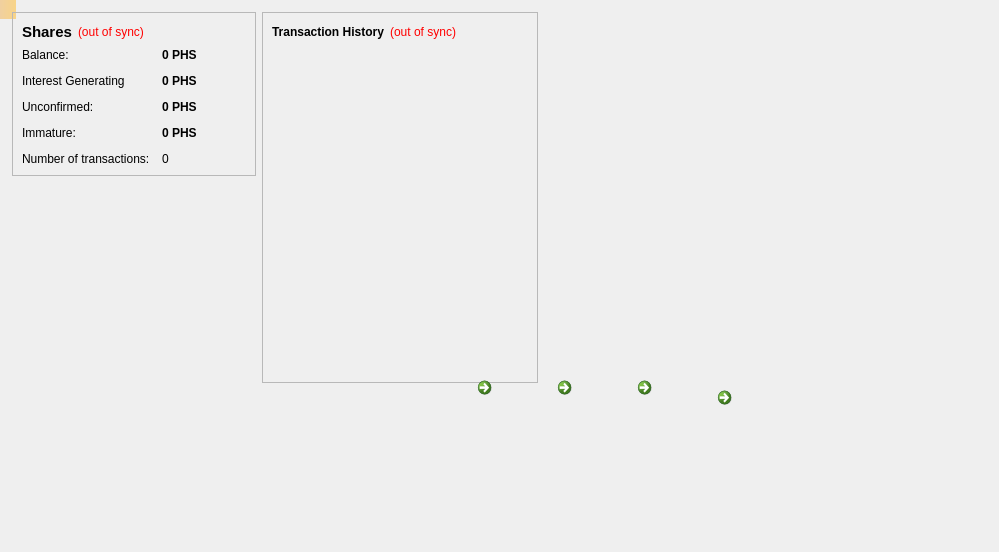
<?xml version="1.0" encoding="UTF-8"?>
<ui version="4.0">
 <class>OverviewPage</class>
 <widget class="QWidget" name="OverviewPage">
  <property name="geometry">
   <rect>
    <x>0</x>
    <y>0</y>
    <width>999</width>
    <height>552</height>
   </rect>
  </property>
  <property name="windowTitle">
   <string>Form</string>
  </property>
  <widget class="QLabel" name="labelAlerts">
   <property name="geometry">
    <rect>
     <x>0</x>
     <y>0</y>
     <width>16</width>
     <height>19</height>
    </rect>
   </property>
   <property name="visible">
    <bool>false</bool>
   </property>
   <property name="styleSheet">
    <string notr="true">background-color: qlineargradient(x1: 0, y1: 0, x2: 1, y2: 0, stop:0 #F0D0A0, stop:1 #F8D488); color:#000000;</string>
   </property>
   <property name="wordWrap">
    <bool>true</bool>
   </property>
   <property name="margin">
    <number>3</number>
   </property>
  </widget>
  <widget class="QCommandLinkButton" name="commandLinkButton">
   <property name="geometry">
    <rect>
     <x>710</x>
     <y>380</y>
     <width>121</width>
     <height>61</height>
    </rect>
   </property>
   <property name="text">
    <string/>
   </property>
   <property name="icon">
    <iconset resource="../bitcoin.qrc">
     <normaloff>:/icons/ccex</normaloff>:/icons/ccex</iconset>
   </property>
   <property name="iconSize">
    <size>
     <width>256</width>
     <height>128</height>
    </size>
   </property>
  </widget>
  <widget class="QWidget" name="layoutWidget">
   <property name="geometry">
    <rect>
     <x>12</x>
     <y>12</y>
     <width>526</width>
     <height>371</height>
    </rect>
   </property>
   <layout class="QGridLayout" name="gridLayout_2">
    <item row="0" column="0">
     <layout class="QVBoxLayout" name="verticalLayout_2">
      <item>
       <widget class="QFrame" name="frame">
        <property name="frameShape">
         <enum>QFrame::StyledPanel</enum>
        </property>
        <property name="frameShadow">
         <enum>QFrame::Raised</enum>
        </property>
        <layout class="QVBoxLayout" name="verticalLayout_4">
         <item>
          <layout class="QHBoxLayout" name="horizontalLayout_4">
           <item>
            <widget class="QLabel" name="label_5">
             <property name="font">
              <font>
               <pointsize>11</pointsize>
               <weight>75</weight>
               <bold>true</bold>
              </font>
             </property>
             <property name="text">
              <string>Shares</string>
             </property>
            </widget>
           </item>
           <item>
            <widget class="QLabel" name="labelWalletStatus">
             <property name="toolTip">
              <string>The displayed information may be out of date. Your wallet automatically synchronizes with the CCIShare network after a connection is established, but this process has not completed yet.</string>
             </property>
             <property name="styleSheet">
              <string notr="true">QLabel { color: red; }</string>
             </property>
             <property name="text">
              <string notr="true">(out of sync)</string>
             </property>
             <property name="alignment">
              <set>Qt::AlignLeading|Qt::AlignLeft|Qt::AlignVCenter</set>
             </property>
            </widget>
           </item>
           <item>
            <spacer name="horizontalSpacer_2">
             <property name="orientation">
              <enum>Qt::Horizontal</enum>
             </property>
             <property name="sizeHint" stdset="0">
              <size>
               <width>40</width>
               <height>20</height>
              </size>
             </property>
            </spacer>
           </item>
          </layout>
         </item>
         <item>
          <layout class="QFormLayout" name="formLayout_2">
           <property name="fieldGrowthPolicy">
            <enum>QFormLayout::AllNonFixedFieldsGrow</enum>
           </property>
           <property name="horizontalSpacing">
            <number>12</number>
           </property>
           <property name="verticalSpacing">
            <number>12</number>
           </property>
           <item row="0" column="0">
            <widget class="QLabel" name="label">
             <property name="text">
              <string>Balance:</string>
             </property>
            </widget>
           </item>
           <item row="0" column="1">
            <widget class="QLabel" name="labelBalance">
             <property name="font">
              <font>
               <weight>75</weight>
               <bold>true</bold>
              </font>
             </property>
             <property name="cursor">
              <cursorShape>IBeamCursor</cursorShape>
             </property>
             <property name="toolTip">
              <string>Your current balance</string>
             </property>
             <property name="text">
              <string notr="true">0 PHS</string>
             </property>
             <property name="textInteractionFlags">
              <set>Qt::LinksAccessibleByMouse|Qt::TextSelectableByKeyboard|Qt::TextSelectableByMouse</set>
             </property>
            </widget>
           </item>
           <item row="1" column="0">
            <widget class="QLabel" name="label_6">
             <property name="text">
              <string>Interest Generating</string>
             </property>
            </widget>
           </item>
           <item row="1" column="1">
            <widget class="QLabel" name="labelStake">
             <property name="font">
              <font>
               <weight>75</weight>
               <bold>true</bold>
              </font>
             </property>
             <property name="cursor">
              <cursorShape>IBeamCursor</cursorShape>
             </property>
             <property name="toolTip">
              <string>Total of coins that was staked, and do not yet count toward the current balance</string>
             </property>
             <property name="text">
              <string notr="true">0 PHS</string>
             </property>
             <property name="textInteractionFlags">
              <set>Qt::LinksAccessibleByMouse|Qt::TextSelectableByKeyboard|Qt::TextSelectableByMouse</set>
             </property>
            </widget>
           </item>
           <item row="2" column="0">
            <widget class="QLabel" name="label_3">
             <property name="text">
              <string>Unconfirmed:</string>
             </property>
            </widget>
           </item>
           <item row="2" column="1">
            <widget class="QLabel" name="labelUnconfirmed">
             <property name="font">
              <font>
               <weight>75</weight>
               <bold>true</bold>
              </font>
             </property>
             <property name="cursor">
              <cursorShape>IBeamCursor</cursorShape>
             </property>
             <property name="toolTip">
              <string>Total of transactions that have yet to be confirmed, and do not yet count toward the current balance</string>
             </property>
             <property name="text">
              <string notr="true">0 PHS</string>
             </property>
             <property name="textInteractionFlags">
              <set>Qt::LinksAccessibleByMouse|Qt::TextSelectableByKeyboard|Qt::TextSelectableByMouse</set>
             </property>
            </widget>
           </item>
           <item row="4" column="0">
            <widget class="QLabel" name="label_2">
             <property name="text">
              <string>Number of transactions:</string>
             </property>
            </widget>
           </item>
           <item row="4" column="1">
            <widget class="QLabel" name="labelNumTransactions">
             <property name="toolTip">
              <string>Total number of transactions in wallet</string>
             </property>
             <property name="text">
              <string notr="true">0</string>
             </property>
            </widget>
           </item>
           <item row="3" column="0">
            <widget class="QLabel" name="labelImmatureText">
             <property name="text">
              <string>Immature:</string>
             </property>
            </widget>
           </item>
           <item row="3" column="1">
            <widget class="QLabel" name="labelImmature">
             <property name="font">
              <font>
               <weight>75</weight>
               <bold>true</bold>
              </font>
             </property>
             <property name="toolTip">
              <string>Mined balance that has not yet matured</string>
             </property>
             <property name="text">
              <string notr="true">0 PHS</string>
             </property>
             <property name="textInteractionFlags">
              <set>Qt::LinksAccessibleByMouse|Qt::TextSelectableByKeyboard|Qt::TextSelectableByMouse</set>
             </property>
            </widget>
           </item>
          </layout>
         </item>
        </layout>
       </widget>
      </item>
      <item>
       <widget class="QLabel" name="label_wallet_bgcoin">
        <property name="text">
         <string/>
        </property>
        <property name="pixmap">
         <pixmap resource="../bitcoin.qrc">:/icons/walletlogo</pixmap>
        </property>
        <property name="scaledContents">
         <bool>false</bool>
        </property>
        <property name="alignment">
         <set>Qt::AlignCenter</set>
        </property>
        <property name="margin">
         <number>-2</number>
        </property>
       </widget>
      </item>
      <item>
       <spacer name="verticalSpacer">
        <property name="orientation">
         <enum>Qt::Vertical</enum>
        </property>
        <property name="sizeHint" stdset="0">
         <size>
          <width>20</width>
          <height>40</height>
         </size>
        </property>
       </spacer>
      </item>
     </layout>
    </item>
    <item row="0" column="1">
     <widget class="QFrame" name="frame_2">
      <property name="frameShape">
       <enum>QFrame::StyledPanel</enum>
      </property>
      <property name="frameShadow">
       <enum>QFrame::Raised</enum>
      </property>
      <layout class="QFormLayout" name="formLayout">
       <item row="0" column="0">
        <layout class="QHBoxLayout" name="horizontalLayout_2">
         <item>
          <widget class="QLabel" name="label_4">
           <property name="text">
            <string>&lt;html&gt;&lt;head/&gt;&lt;body&gt;&lt;p&gt;&lt;span style=&quot; font-weight:600;&quot;&gt;Transaction History&lt;/span&gt;&lt;/p&gt;&lt;/body&gt;&lt;/html&gt;</string>
           </property>
          </widget>
         </item>
         <item>
          <widget class="QLabel" name="labelTransactionsStatus">
           <property name="toolTip">
            <string>The displayed information may be out of date. Your wallet automatically synchronizes with the CCIShare network after a connection is established, but this process has not completed yet.</string>
           </property>
           <property name="styleSheet">
            <string notr="true">QLabel { color: red; }</string>
           </property>
           <property name="text">
            <string notr="true">(out of sync)</string>
           </property>
           <property name="alignment">
            <set>Qt::AlignRight|Qt::AlignTrailing|Qt::AlignVCenter</set>
           </property>
          </widget>
         </item>
         <item>
          <spacer name="horizontalSpacer">
           <property name="orientation">
            <enum>Qt::Horizontal</enum>
           </property>
           <property name="sizeHint" stdset="0">
            <size>
             <width>40</width>
             <height>20</height>
            </size>
           </property>
          </spacer>
         </item>
        </layout>
       </item>
       <item row="1" column="0">
        <widget class="QListView" name="listTransactions">
         <property name="styleSheet">
          <string notr="true">QListView { background: transparent; }</string>
         </property>
         <property name="frameShape">
          <enum>QFrame::NoFrame</enum>
         </property>
         <property name="verticalScrollBarPolicy">
          <enum>Qt::ScrollBarAlwaysOff</enum>
         </property>
         <property name="horizontalScrollBarPolicy">
          <enum>Qt::ScrollBarAlwaysOff</enum>
         </property>
         <property name="selectionMode">
          <enum>QAbstractItemView::NoSelection</enum>
         </property>
        </widget>
       </item>
      </layout>
     </widget>
    </item>
   </layout>
  </widget>
  <widget class="QCommandLinkButton" name="commandLinkButton_2">
   <property name="geometry">
    <rect>
     <x>630</x>
     <y>370</y>
     <width>81</width>
     <height>71</height>
    </rect>
   </property>
   <property name="text">
    <string/>
   </property>
   <property name="icon">
    <iconset resource="../bitcoin.qrc">
     <normaloff>:/icons/chat</normaloff>:/icons/chat</iconset>
   </property>
   <property name="iconSize">
    <size>
     <width>64</width>
     <height>64</height>
    </size>
   </property>
  </widget>
  <widget class="QCommandLinkButton" name="commandLinkButton_3">
   <property name="geometry">
    <rect>
     <x>550</x>
     <y>370</y>
     <width>81</width>
     <height>71</height>
    </rect>
   </property>
   <property name="text">
    <string/>
   </property>
   <property name="icon">
    <iconset resource="../bitcoin.qrc">
     <normaloff>:/icons/community</normaloff>:/icons/community</iconset>
   </property>
   <property name="iconSize">
    <size>
     <width>64</width>
     <height>64</height>
    </size>
   </property>
  </widget>
  <widget class="QCommandLinkButton" name="commandLinkButton_4">
   <property name="geometry">
    <rect>
     <x>470</x>
     <y>370</y>
     <width>81</width>
     <height>71</height>
    </rect>
   </property>
   <property name="text">
    <string/>
   </property>
   <property name="icon">
    <iconset resource="../bitcoin.qrc">
     <normaloff>:/icons/ledger</normaloff>:/icons/ledger</iconset>
   </property>
   <property name="iconSize">
    <size>
     <width>50</width>
     <height>64</height>
    </size>
   </property>
  </widget>
 </widget>
 <resources>
  <include location="../bitcoin.qrc"/>
 </resources>
 <connections/>
</ui>
